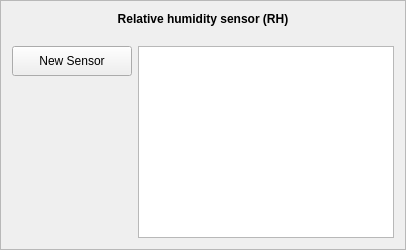
                                        <widget class="QFrame" name="frame_36">
                                         <property name="minimumSize">
                                          <size>
                                           <width>0</width>
                                           <height>250</height>
                                          </size>
                                         </property>
                                         <property name="frameShape">
                                          <enum>QFrame::StyledPanel</enum>
                                         </property>
                                         <property name="frameShadow">
                                          <enum>QFrame::Sunken</enum>
                                         </property>
                                         <layout class="QGridLayout" name="gridLayout_11">
                                          <item row="1" column="1">
                                           <widget class="QTableWidget" name="tableRH">
                                            <property name="minimumSize">
                                             <size>
                                              <width>0</width>
                                              <height>0</height>
                                             </size>
                                            </property>
                                            <property name="rowCount">
                                             <number>0</number>
                                            </property>
                                            <property name="columnCount">
                                             <number>0</number>
                                            </property>
                                           </widget>
                                          </item>
                                          <item row="1" column="0" alignment="Qt::AlignTop">
                                           <widget class="QPushButton" name="btnRH">
                                            <property name="minimumSize">
                                             <size>
                                              <width>120</width>
                                              <height>30</height>
                                             </size>
                                            </property>
                                            <property name="text">
                                             <string>New Sensor</string>
                                            </property>
                                           </widget>
                                          </item>
                                          <item row="0" column="0" colspan="2">
                                           <widget class="QLabel" name="label_50">
                                            <property name="styleSheet">
                                             <string notr="true">font: 12pt &quot;Calibri&quot;;
font-weight:bold;</string>
                                            </property>
                                            <property name="text">
                                             <string>Relative humidity sensor (RH)
</string>
                                            </property>
                                            <property name="alignment">
                                             <set>Qt::AlignCenter</set>
                                            </property>
                                           </widget>
                                          </item>
                                         </layout>
                                        </widget>
